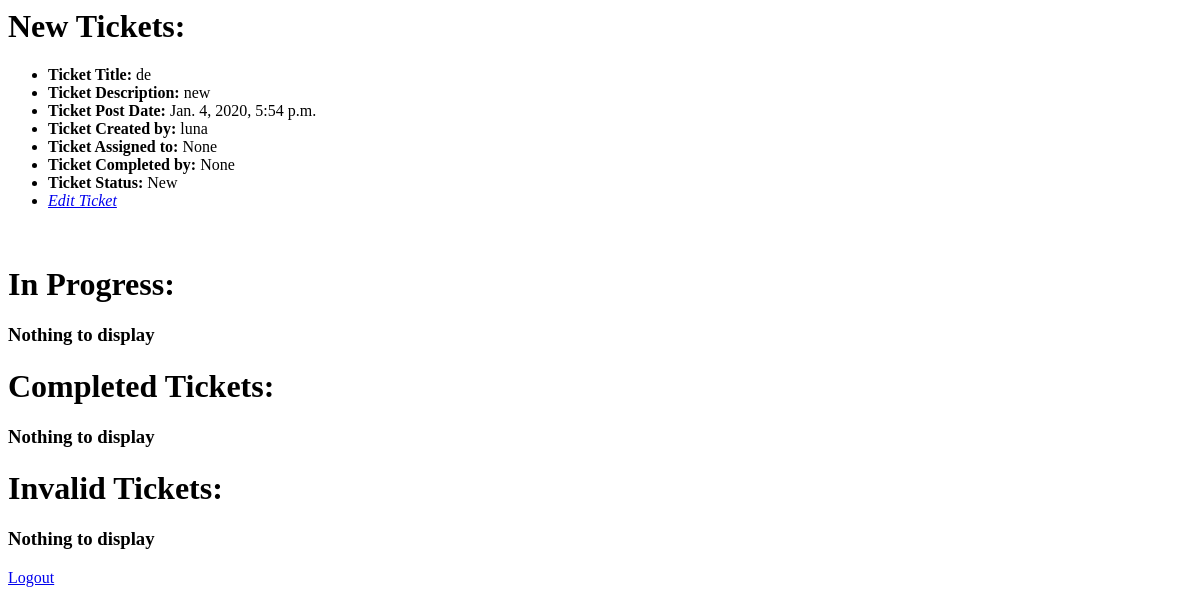
The app's page / (signed in), older data.
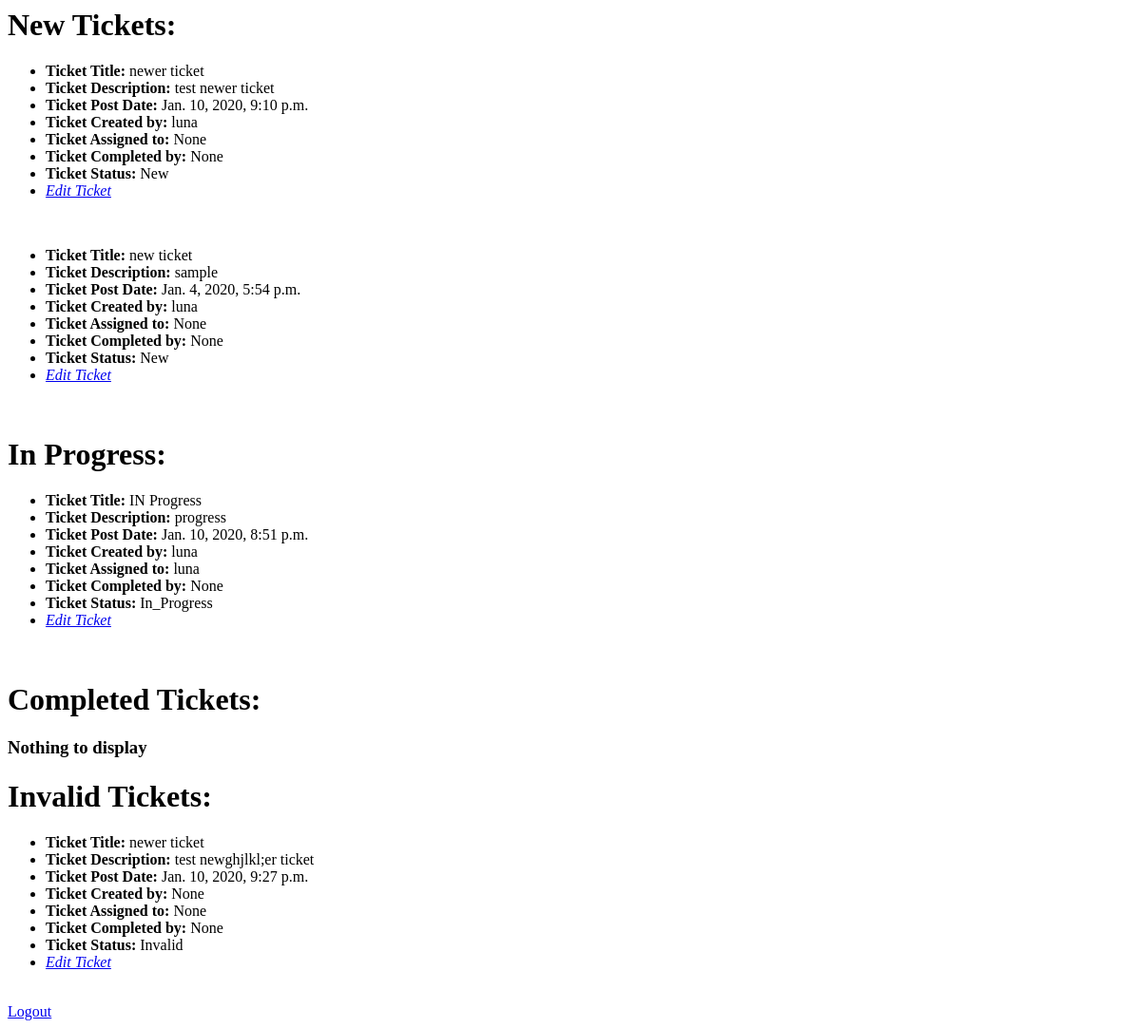
The same page, newer data.
### buggy/models.py (models this page shows, shortened)
class Bug(models.Model):
    title = models.CharField(max_length=100)
    description = models.TextField()
    posted = models.DateTimeField(default=timezone.now)
    user_ticket_creator = models.ForeignKey(
        User,
        on_delete=models.CASCADE,
        related_name='Created',
        blank=True,
        null=True
    )
    user_assigned_ticket = models.ForeignKey(
        User,
        on_delete=models.CASCADE,
        related_name='Assigned',
        blank=True,
        null=True
    )
    user_completed_ticket = models.ForeignKey(
        User,
        on_delete=models.CASCADE,
        related_name='Complete',
        blank=True,
        null=True
    )
    status = models.CharField(
        max_length=100,
        choices=Status_Selection,
        default=New)

### buggy/views.py (the view)
# urls.py: path('', views.index, name='homepage'),
@login_required
def index(request):
    html = 'index.html'
    New = Bug.objects.filter(
        status='New').order_by('-posted')
    In_Progress = Bug.objects.filter(
        status='In_Progress').order_by('-posted')
    Done = Bug.objects.filter(
        status='Done').order_by('-posted')
    Invalid = Bug.objects.filter(
        status='Invalid').order_by('-posted')
    return render(request, html, {
        'New': New,
        'In_Progress': In_Progress,
        'Done': Done,
        'Invalid': Invalid
    })

### buggy/templates/index.html
<div>
    <div>
    <h1>New Tickets: </h1>
    {% for n in New %}
    <ul>
    <li><b>Ticket Title: </b> {{n.title}} </li>
    <li><b>Ticket Description: </b> {{n.description}}</li>
    <li><b>Ticket Post Date: </b> {{n.posted }}</li>
    <li><b>Ticket Created by: </b> {{n.user_ticket_creator}}</li>
    <li><b>Ticket Assigned to: </b> {{n.user_assigned_ticket}}</li>
    <li><b>Ticket Completed by: </b> {{n.user_completed_ticket}}</li>
    <li><b>Ticket Status: </b> {{n.status}}</li>
    <li><i><a href="/edit/{{n.id}}/">Edit Ticket</a></i></li>
    </ul>
    <br>
    {%empty%}
    <h3> Nothing to display </h3>
    {% endfor %}
    </div>
    <div>
    <h1>In Progress: </h1>
    {% for ip in In_Progress %}
    <ul>
    <li><b>Ticket Title: </b> {{ip.title}} </li>
    <li><b>Ticket Description: </b> {{ip.description}}</li>
    <li><b>Ticket Post Date: </b> {{ip.posted }}</li>
    <li><b>Ticket Created by: </b> {{ip.user_ticket_creator}}</li>
    <li><b>Ticket Assigned to: </b> {{ip.user_assigned_ticket}}</li>
    <li><b>Ticket Completed by: </b> {{ip.user_completed_ticket}}</li>
    <li><b>Ticket Status: </b> {{ip.status}}</li>
    <li><i><a href="/edit/{{ip.id}}/">Edit Ticket</a></i></li>
    </ul>
    <br>
    {%empty%}
    <h3> Nothing to display </h3>
    {% endfor %}
    </div>
    <div>
    <h1>Completed Tickets: </h1>
    {% for d in Done %}
    <ul>
    <li>{<b>Ticket Title: </b> {d.title}} </li>
    <li><b>Ticket Description: </b> {{d.description}}</li>
    <li><b>Ticket Post Date: </b> {{d.posted }}</li>
    <li><b>Ticket Created by: </b> {{d.user_ticket_creator}}</li>
    <li><b>Ticket Assigned to: </b> {{d.user_assigned_ticket}}</li>
    <li><b>Ticket Completed by: </b> {{d.user_completed_ticket}}</li>
    <li><b>Ticket Status: </b> {{d.status}}</li>
    <li><i><a href="/edit/{{d.id}}/">Edit Ticket</a></i></li>
    </ul>
    <br>
    {%empty%}
    <h3> Nothing to display </h3>
    {% endfor %}
    </div>
    <div>
    <h1>Invalid Tickets: </h1>
    {% for i in Invalid %}
    <ul>
    <li><b>Ticket Title: </b> {{i.title}} </li>
    <li><b>Ticket Description: </b> {{i.description}}</li>
    <li><b>Ticket Post Date: </b> {{i.posted }}</li>
    <li><b>Ticket Created by: </b> {{i.user_ticket_creator}}</li>
    <li><b>Ticket Assigned to: </b> {{i.user_assigned_ticket}}</li>
    <li><b>Ticket Completed by: </b> {{i.user_completed_ticket}}</li>
    <li><b>Ticket Status: </b> {{i.status}}</li>
    <li><i><a href="/edit/{{i.id}}/">Edit Ticket</a></i></li>
    </ul>
    <br>
    {%empty%}
    <h3> Nothing to display </h3>
    {% endfor %}
    </div>
</div>
<a href='/logout/'>Logout</a>

Row changes from the older to the newer data that the page shows:
added Bug: title "newer ticket", description "test newer ticket", posted "Jan. 10, 2020, 9:10 p.m.", user_ticket_creator "luna", user_assigned_ticket "None", user_completed_ticket "None", status "New", shown under "New Tickets:"
computed for Bug: title "de" → "new ticket"; description "new" → "sample"
added Bug: title "IN Progress", description "progress", posted "Jan. 10, 2020, 8:51 p.m.", user_ticket_creator "luna", user_assigned_ticket "luna", user_completed_ticket "None", status "In_Progress", shown under "In Progress:"
added Bug: title "newer ticket", description "test newghjlkl;er ticket", posted "Jan. 10, 2020, 9:27 p.m.", user_ticket_creator "None", user_assigned_ticket "None", user_completed_ticket "None", status "Invalid", shown under "Invalid Tickets:"
Text that changed along with them:
text no longer shown: "Nothing to display Nothing to display"
